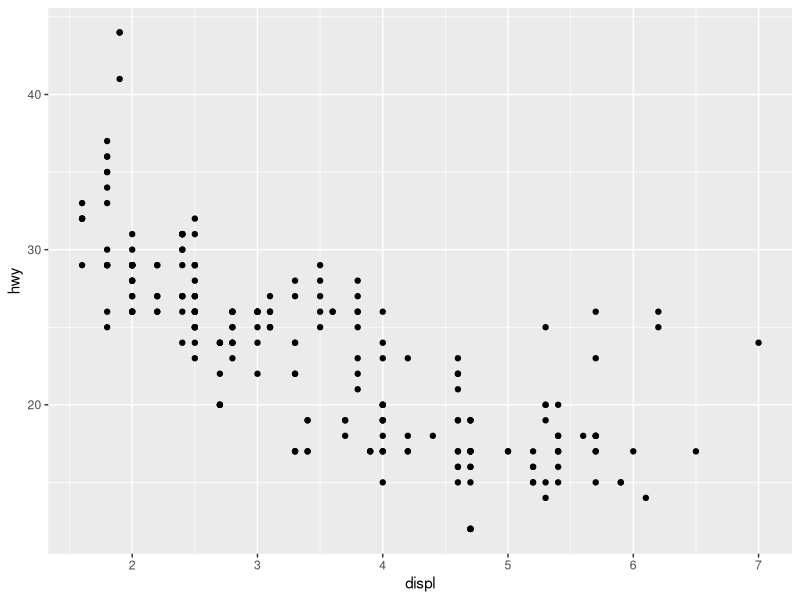
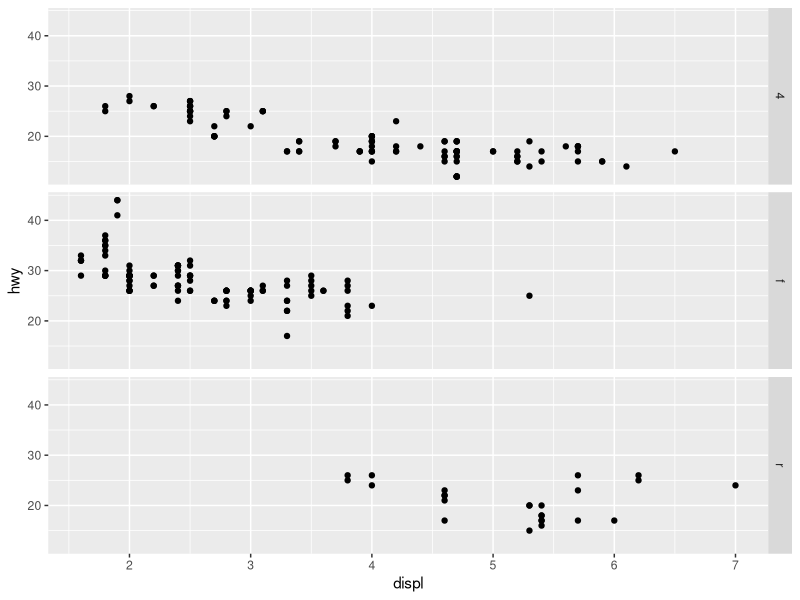
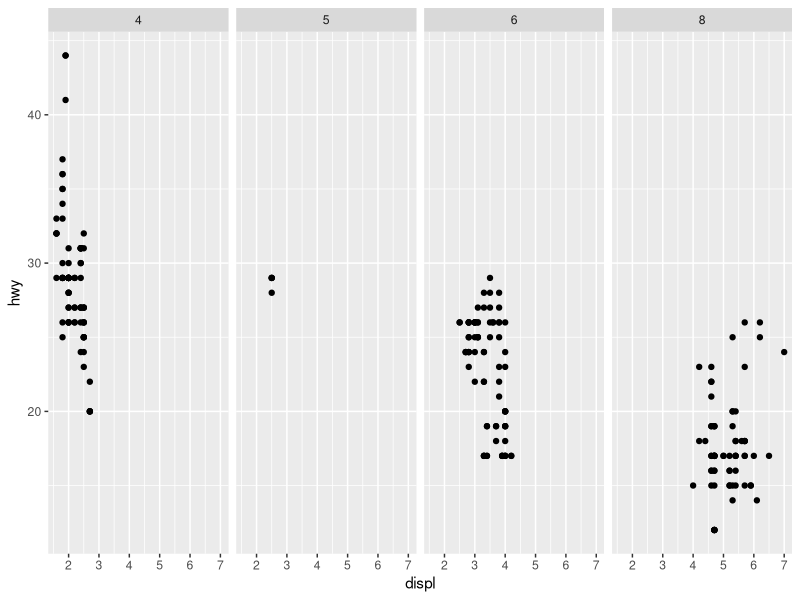
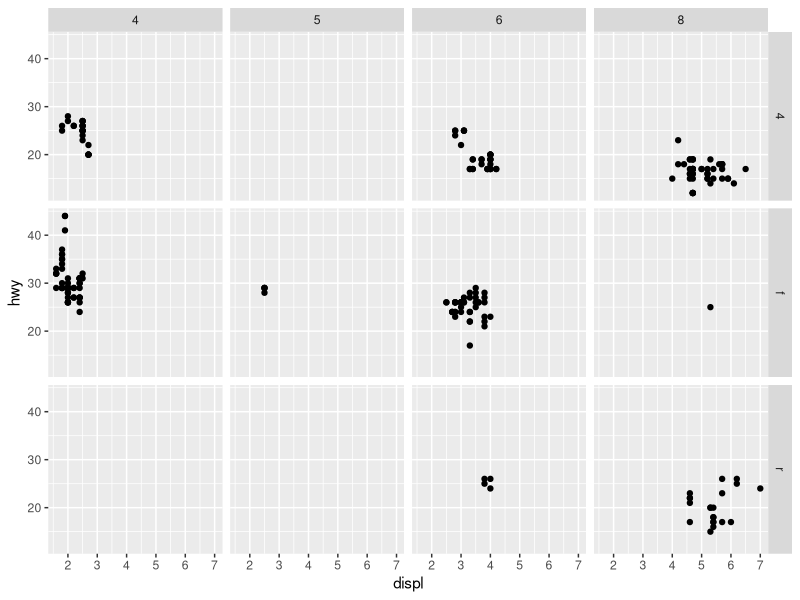

R code for these plots, in order:
library(ggplot2)

# one would like to view the data set first
# View(mpg)

g <- ggplot(mpg, aes(x=displ, y=hwy)) + geom_point()
g   # view the original scatter plot first

# what facet does here is that it treats the "original" data
# with a category variable(discrete var: drv), and plot the figure
# using same axis ranges but only "sub" data.
g + facet_grid(drv ~ .)
# now the category var: cyl
g + facet_grid(. ~ cyl)
# now verticl var: drv, horizontal var: cyl
g + facet_grid(drv ~ cyl)


